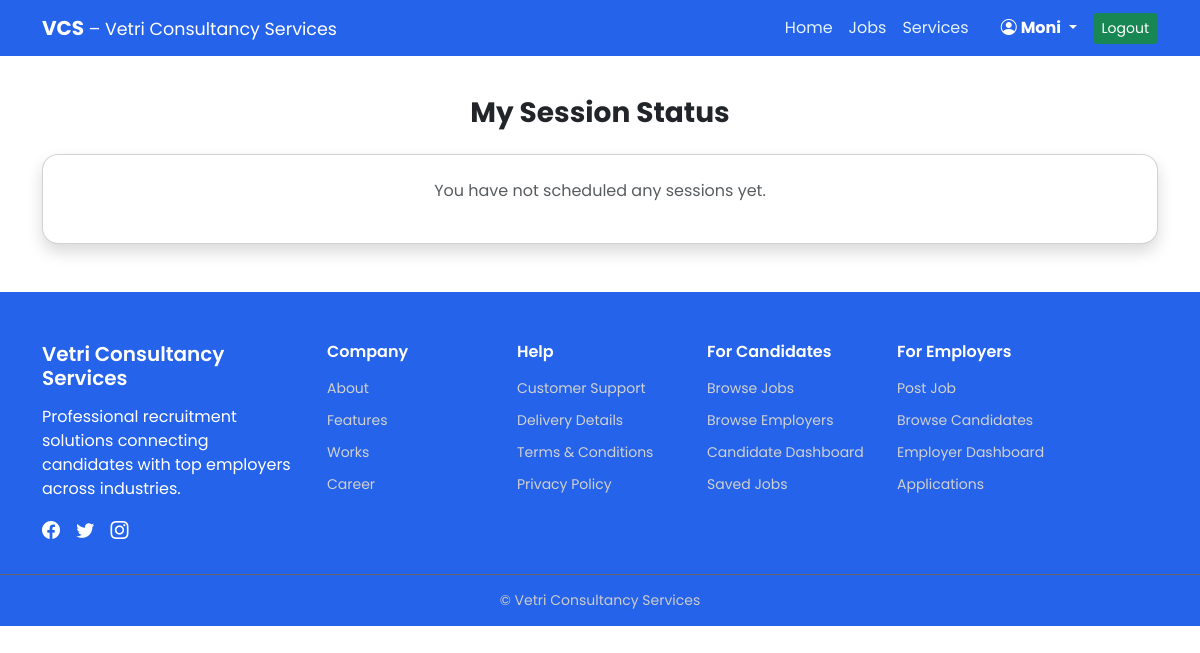
Page /pro_features/my-sessions/ (signed in) on the earlier database version.
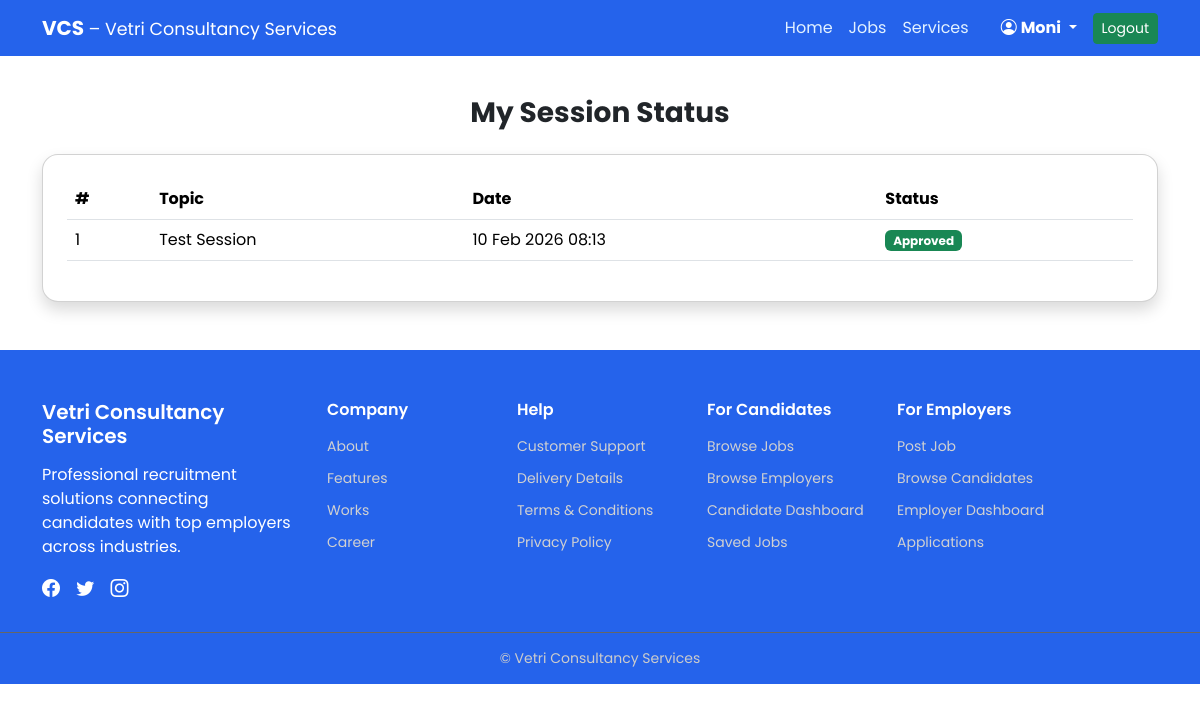
Same page on the later database version.
### pro_features/models.py (models this page shows)
class ConsultantSession(models.Model):
    user = models.ForeignKey(
        settings.AUTH_USER_MODEL,
        on_delete=models.CASCADE,
        related_name='sessions'
    )
    consultant = models.ForeignKey(
        settings.AUTH_USER_MODEL,
        on_delete=models.SET_NULL,
        null=True,
        blank=True,
        related_name='consultant_sessions'
    )
    topic = models.CharField(max_length=255)
    session_date = models.DateTimeField(null=True, blank=True)  # allow nulls safely
    status = models.CharField(
        max_length=20,
        choices=[
            ('pending', 'Pending'),
            ('approved', 'Approved'),
            ('cancelled', 'Cancelled')
        ],
        default='pending'
    )
    notes = models.TextField(blank=True, null=True)
    created_at = models.DateTimeField(auto_now_add=True)

### pro_features/views.py (the view)
@login_required
def my_sessions_status(request):
    sessions = ConsultantSession.objects.filter(
        user=request.user
    ).order_by('-session_date')
    return render(
        request,
        "pro_features/my_sessions_status.html",
        {"sessions": sessions}
    )

### pro_features/templates/pro_features/my_sessions_status.html
{% extends "base.html" %}
{% block content %}
<div class="container mt-5 pt-5">
    <h3 class="fw-bold mb-4 text-center">My Session Status</h3>
    <div class="card shadow rounded-4 p-4">
        {% if sessions %}
        <table class="table align-middle">
            <thead>
                <tr>
                    <th>#</th>
                    <th>Topic</th>
                    <th>Date</th>
                    <th>Status</th>
                </tr>
            </thead>
            <tbody>
                {% for session in sessions %}
                <tr>
                    <td>{{ forloop.counter }}</td>
                    <td>{{ session.topic }}</td>
                    <td>{{ session.session_date|date:"d M Y H:i" }}</td>
                    <td>
                        {% if session.status == "approved" %}
                            <span class="badge bg-success">Approved</span>
                        {% elif session.status == "pending" %}
                            <span class="badge bg-warning text-dark">Pending</span>
                        {% elif session.status == "cancelled" %}
                            <span class="badge bg-danger">Rejected</span>
                        {% endif %}
                    </td>
                </tr>
                {% endfor %}
            </tbody>
        </table>
        {% else %}
            <p class="text-center text-muted">
                You have not scheduled any sessions yet.
            </p>
        {% endif %}
    </div>
</div>
{% endblock %}

Differences in the rows shown:
added ConsultantSession: topic "Test Session", session_date "10 Feb 2026 08:13", status "Approved"
Other differences:
text no longer shown: "You have not scheduled any sessions yet."
text now shown: "# Topic Date Status"
